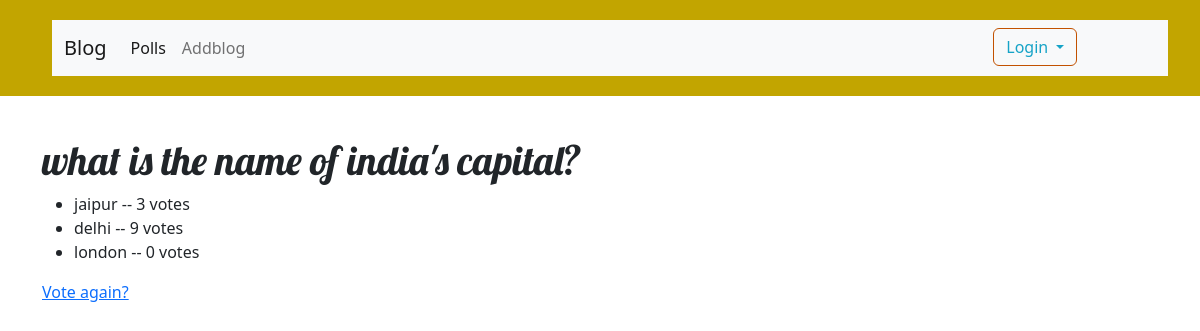
The page /mypolls/2/results/ on the database as committed earlier.
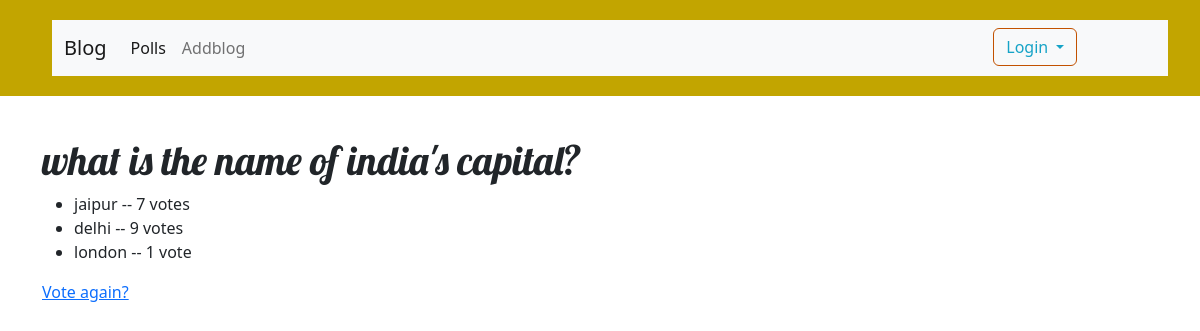
The same page on the database as committed later.
### mypolls/models.py (models this page shows, shortened)
class Choice(models.Model):
    question = models.ForeignKey(Question, on_delete=models.CASCADE)
    choice_text = models.CharField(max_length=200)
    votes = models.IntegerField(default=0)

### mypolls/views.py (the view)
# urls.py: path('<int:pk>/results/', views.ResultsView.as_view(), name='results'),
class ResultsView(generic.DetailView):
    model = Question
    template_name = 'polls/results.html'

### mypolls/templates/polls/results.html
{% extends 'blog/base.html' %}
{% block content %}
<h1>{{ question.question_text }}</h1>
<ul>
{% for choice in question.choice_set.all %}
    <li>{{ choice.choice_text }} -- {{ choice.votes }} vote{{ choice.votes|pluralize }}</li>
{% endfor %}
</ul>
<a href="{% url 'polls:detail' question.id %}">Vote again?</a>
{% endblock %}

Rows that differ between the two databases and show on the page:
changed Choice "jaipur": votes "3" → "7"
changed Choice "london": votes "0" → "1"
